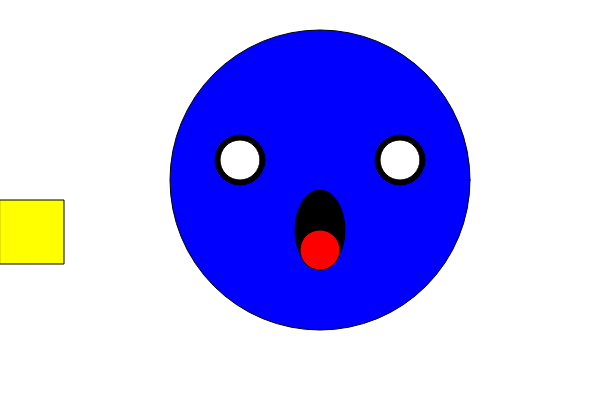
Frame 1 (no input)
Frame 60 (no input): identical to frame 1, image omitted
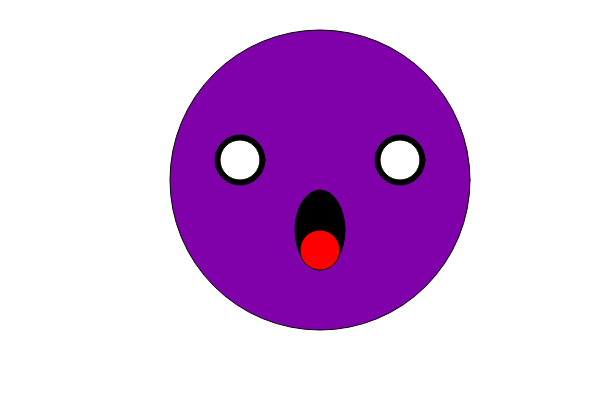
Frame 120 (the mouse pressed at the canvas centre since frame 60)

The p5.js sketch that drew these frames (run headless with seeded random() and noise() and a simulated clock; from frame 60 on, the mouse is pressed at the canvas centre):

// p5.js sketch
// ── sketch.js
var r = 0;
var b = 255;

function setup() {
	createCanvas(600, 400);
}

function draw() {
	//background
	//r = map(mouseX, 0, 600, 0, 255);
	//b = map(mouseY, 0, 600, 255, 0);

	background('white');
	//ellipse
	fill('yellow');
	rect(mouseX, 200, 64, 64);

	//Face
	r = map(mouseX, 0, 600, 0, 255);
	b = map(mouseY, 0, 600, 255, 0);

	fill(r, 0, b);
	ellipse(320, 180, 300);
	
	//Right eye
	fill('black');
	ellipse(400, 160, 50);
	//right iris
	fill('white');
	ellipse(400, 160, 40);

	//Left eye
	fill('black');
	ellipse(240, 160, 50);
	//left iris
	fill('white');
	ellipse(240, 160, 40);
	//mouth
	fill('black');
	ellipse(320, 230, 50, 80);

	//tongue
	fill('red');
	ellipse(320, 250, 40, 40);


}
